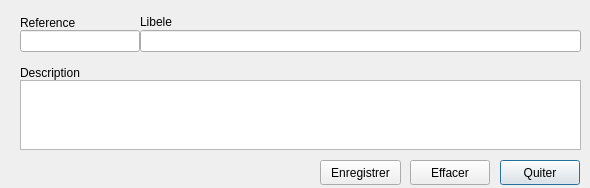
<?xml version="1.0" encoding="UTF-8"?>
<ui version="4.0">
 <class>FamilyCreationForm</class>
 <widget class="QDialog" name="FamilyCreationForm">
  <property name="geometry">
   <rect>
    <x>0</x>
    <y>0</y>
    <width>590</width>
    <height>188</height>
   </rect>
  </property>
  <property name="minimumSize">
   <size>
    <width>590</width>
    <height>188</height>
   </size>
  </property>
  <property name="maximumSize">
   <size>
    <width>590</width>
    <height>188</height>
   </size>
  </property>
  <property name="windowTitle">
   <string>Creation Famille d'Article</string>
  </property>
  <widget class="QLabel" name="label">
   <property name="geometry">
    <rect>
     <x>20</x>
     <y>15</y>
     <width>81</width>
     <height>16</height>
    </rect>
   </property>
   <property name="text">
    <string>Reference</string>
   </property>
   <property name="buddy">
    <cstring>ledit_reference</cstring>
   </property>
  </widget>
  <widget class="QLineEdit" name="ledit_reference">
   <property name="geometry">
    <rect>
     <x>20</x>
     <y>30</y>
     <width>120</width>
     <height>22</height>
    </rect>
   </property>
  </widget>
  <widget class="QLabel" name="label_2">
   <property name="geometry">
    <rect>
     <x>140</x>
     <y>15</y>
     <width>59</width>
     <height>14</height>
    </rect>
   </property>
   <property name="text">
    <string>Libele</string>
   </property>
   <property name="buddy">
    <cstring>ledit_designation</cstring>
   </property>
  </widget>
  <widget class="QLineEdit" name="ledit_designation">
   <property name="geometry">
    <rect>
     <x>140</x>
     <y>30</y>
     <width>441</width>
     <height>22</height>
    </rect>
   </property>
  </widget>
  <widget class="QPlainTextEdit" name="description">
   <property name="geometry">
    <rect>
     <x>20</x>
     <y>80</y>
     <width>561</width>
     <height>70</height>
    </rect>
   </property>
  </widget>
  <widget class="QLabel" name="label_3">
   <property name="geometry">
    <rect>
     <x>20</x>
     <y>65</y>
     <width>71</width>
     <height>16</height>
    </rect>
   </property>
   <property name="text">
    <string>Description</string>
   </property>
   <property name="buddy">
    <cstring>description</cstring>
   </property>
  </widget>
  <widget class="QPushButton" name="pbtn_quit">
   <property name="geometry">
    <rect>
     <x>500</x>
     <y>160</y>
     <width>80</width>
     <height>25</height>
    </rect>
   </property>
   <property name="text">
    <string>Quiter</string>
   </property>
   <property name="icon">
    <iconset resource="resources.qrc">
     <normaloff>:/product/cancel.png</normaloff>:/product/cancel.png</iconset>
   </property>
  </widget>
  <widget class="QPushButton" name="pbtn_clear">
   <property name="geometry">
    <rect>
     <x>410</x>
     <y>160</y>
     <width>80</width>
     <height>25</height>
    </rect>
   </property>
   <property name="text">
    <string>Effacer</string>
   </property>
   <property name="icon">
    <iconset resource="resources.qrc">
     <normaloff>:/product/clear.png</normaloff>:/product/clear.png</iconset>
   </property>
  </widget>
  <widget class="QPushButton" name="pbtn_save">
   <property name="geometry">
    <rect>
     <x>320</x>
     <y>160</y>
     <width>81</width>
     <height>25</height>
    </rect>
   </property>
   <property name="text">
    <string>Enregistrer</string>
   </property>
   <property name="icon">
    <iconset resource="resources.qrc">
     <normaloff>:/product/validate.png</normaloff>:/product/validate.png</iconset>
   </property>
  </widget>
 </widget>
 <resources>
  <include location="resources.qrc"/>
 </resources>
 <connections/>
</ui>
